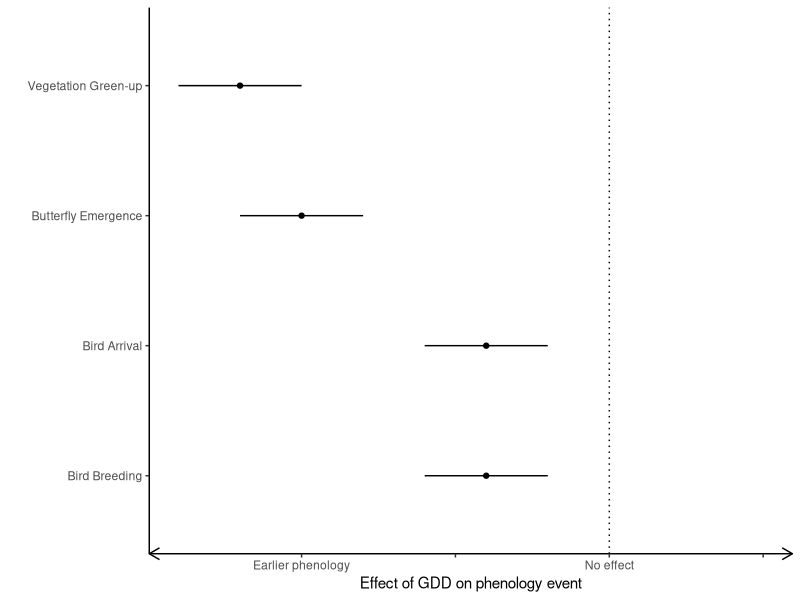

Source code (R):
library(dplyr)
library(ggplot2)

# create dataframe for plotting predictive conceptual fig

dfa <- data.frame(
  median = c(-0.6,-0.5,-0.4,-0.4),
  low_ci = c(-0.7,-0.6,-0.5,-0.5),
  high_ci = c(-0.5,-0.4,-0.3,-0.3),
  pp = c("Vegetation Green-up",
         "Butterfly Emergence",
         "Bird Arrival",
         "Bird Breeding"),
  Scenario = rep("Scenario A",4)
)

dfb <- data.frame(
  median = c(-0.6,-0.5,-0.2,-0.2),
  low_ci = c(-0.7,-0.6,-0.3,-0.3),
  high_ci = c(-0.5,-0.4,-0.1,-0.1),
  pp = c("Vegetation Green-up",
         "Butterfly Emergence",
         "Bird Arrival",
         "Bird Breeding"),
  Scenario = rep("Scenario B",4)
)

## combine dataframes together into super dataframe
sdf <- rbind(dfa, dfb)
sdf$pp <- factor(sdf$pp, levels = rev(c("Vegetation Green-up",
                                        "Butterfly Emergence",
                                        "Bird Arrival",
                                        "Bird Breeding")))


pp <- ggplot(filter(sdf, Scenario == "Scenario B")) +
  geom_linerange(aes(x = median, xmin = low_ci, xmax = high_ci, y = pp)) +
  geom_point(aes(x = median, y = pp), size = 1.5) +
  geom_vline(aes(xintercept = 0), linetype = "dotted") +
  scale_x_continuous(limits = c(-0.7,0.25),
                     breaks = c(-0.5,-0.25,0,0.25),
                     labels = c("Earlier phenology", "", "No effect", "")) +
  labs(x = "Effect of GDD on phenology event", y = "") +
  theme_classic() +
  theme(axis.line.x = element_line(arrow = grid::arrow(length = unit(0.3, "cm"), 
                                                       ends = "both")))

ggsave(filename = "FigOutputs/Manuscript/ConceptualFigure_v3.png", dpi = 400, 
       width = 4, height = 3)
